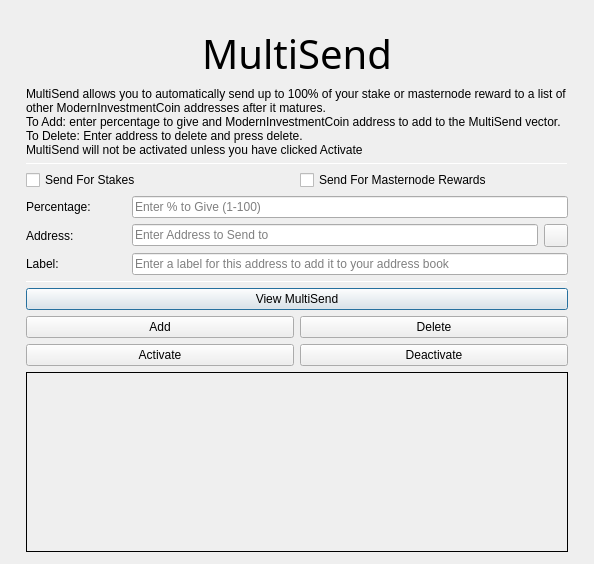
<?xml version="1.0" encoding="UTF-8"?>
<ui version="4.0">
 <class>MultiSendDialog</class>
 <widget class="QDialog" name="MultiSendDialog">
  <property name="windowModality">
   <enum>Qt::NonModal</enum>
  </property>
  <property name="geometry">
   <rect>
    <x>0</x>
    <y>0</y>
    <width>594</width>
    <height>526</height>
   </rect>
  </property>
  <property name="windowTitle">
   <string>MultiSend</string>
  </property>
  <layout class="QVBoxLayout" name="verticalLayout" stretch="0">
   <property name="leftMargin">
    <number>6</number>
   </property>
   <property name="topMargin">
    <number>6</number>
   </property>
   <property name="rightMargin">
    <number>6</number>
   </property>
   <property name="bottomMargin">
    <number>6</number>
   </property>
   <item>
    <layout class="QVBoxLayout" name="verticalLayout_Main" stretch="0,1,1,1,0,1,1,1">
     <property name="leftMargin">
      <number>20</number>
     </property>
     <property name="topMargin">
      <number>20</number>
     </property>
     <property name="rightMargin">
      <number>20</number>
     </property>
     <property name="bottomMargin">
      <number>20</number>
     </property>
     <item>
      <widget class="QLabel" name="multiSendHeader">
       <property name="font">
        <font>
         <family>Hind</family>
         <pointsize>30</pointsize>
         <weight>50</weight>
         <bold>false</bold>
        </font>
       </property>
       <property name="text">
        <string>MultiSend</string>
       </property>
       <property name="alignment">
        <set>Qt::AlignCenter</set>
       </property>
      </widget>
     </item>
     <item>
      <widget class="QLabel" name="label_2">
       <property name="lineWidth">
        <number>1</number>
       </property>
       <property name="text">
        <string>MultiSend allows you to automatically send up to 100% of your stake or masternode reward to a list of other ModernInvestmentCoin addresses after it matures.
To Add: enter percentage to give and ModernInvestmentCoin address to add to the MultiSend vector.
To Delete: Enter address to delete and press delete.
MultiSend will not be activated unless you have clicked Activate</string>
       </property>
       <property name="alignment">
        <set>Qt::AlignLeading|Qt::AlignLeft|Qt::AlignTop</set>
       </property>
       <property name="wordWrap">
        <bool>true</bool>
       </property>
      </widget>
     </item>
     <item>
      <widget class="Line" name="line">
       <property name="minimumSize">
        <size>
         <width>0</width>
         <height>1</height>
        </size>
       </property>
       <property name="maximumSize">
        <size>
         <width>16777215</width>
         <height>1</height>
        </size>
       </property>
       <property name="orientation">
        <enum>Qt::Horizontal</enum>
       </property>
      </widget>
     </item>
     <item>
      <layout class="QVBoxLayout" name="verticalLayout_Settings">
       <item>
        <layout class="QHBoxLayout" name="horizontalLayout">
         <item>
          <widget class="QCheckBox" name="multiSendStakeCheckBox">
           <property name="text">
            <string>Send For Stakes</string>
           </property>
          </widget>
         </item>
         <item>
          <widget class="QCheckBox" name="multiSendMasternodeCheckBox">
           <property name="text">
            <string>Send For Masternode Rewards</string>
           </property>
          </widget>
         </item>
        </layout>
       </item>
       <item>
        <layout class="QHBoxLayout" name="horizontalLayout_6">
         <item>
          <widget class="QLabel" name="label">
           <property name="minimumSize">
            <size>
             <width>100</width>
             <height>0</height>
            </size>
           </property>
           <property name="toolTip">
            <string>Percentage of stake to send</string>
           </property>
           <property name="text">
            <string>Percentage:</string>
           </property>
          </widget>
         </item>
         <item>
          <widget class="QLineEdit" name="multiSendPercentEdit">
           <property name="toolTip">
            <string>Enter whole numbers 1 - 100</string>
           </property>
           <property name="placeholderText">
            <string>Enter % to Give (1-100)</string>
           </property>
          </widget>
         </item>
        </layout>
       </item>
       <item>
        <layout class="QHBoxLayout" name="horizontalLayout_7">
         <item>
          <widget class="QLabel" name="label_5">
           <property name="minimumSize">
            <size>
             <width>100</width>
             <height>0</height>
            </size>
           </property>
           <property name="toolTip">
            <string>Address to send portion of stake to</string>
           </property>
           <property name="text">
            <string>Address:</string>
           </property>
          </widget>
         </item>
         <item>
          <widget class="QLineEdit" name="multiSendAddressEdit">
           <property name="toolTip">
            <string/>
           </property>
           <property name="placeholderText">
            <string>Enter Address to Send to</string>
           </property>
          </widget>
         </item>
         <item>
          <widget class="QToolButton" name="addressBookButton">
           <property name="maximumSize">
            <size>
             <width>16777215</width>
             <height>32</height>
            </size>
           </property>
           <property name="toolTip">
            <string>Choose an address from the address book</string>
           </property>
           <property name="text">
            <string/>
           </property>
           <property name="icon">
            <iconset resource="../modic.qrc">
             <normaloff>:/icons/address-book</normaloff>:/icons/address-book</iconset>
           </property>
           <property name="shortcut">
            <string>Alt+A</string>
           </property>
          </widget>
         </item>
        </layout>
       </item>
      </layout>
     </item>
     <item>
      <layout class="QHBoxLayout" name="horizontalLayout_3">
       <item>
        <widget class="QLabel" name="label_3">
         <property name="minimumSize">
          <size>
           <width>100</width>
           <height>0</height>
          </size>
         </property>
         <property name="text">
          <string>Label:</string>
         </property>
        </widget>
       </item>
       <item>
        <widget class="QLineEdit" name="labelAddressLabelEdit">
         <property name="placeholderText">
          <string>Enter a label for this address to add it to your address book</string>
         </property>
        </widget>
       </item>
      </layout>
     </item>
     <item>
      <widget class="Line" name="line_2">
       <property name="minimumSize">
        <size>
         <width>0</width>
         <height>1</height>
        </size>
       </property>
       <property name="maximumSize">
        <size>
         <width>16777215</width>
         <height>1</height>
        </size>
       </property>
       <property name="orientation">
        <enum>Qt::Horizontal</enum>
       </property>
      </widget>
     </item>
     <item>
      <layout class="QVBoxLayout" name="verticalLayout_Buttons">
       <item>
        <layout class="QHBoxLayout" name="horizontalLayout_4">
         <item>
          <widget class="QPushButton" name="viewButton">
           <property name="toolTip">
            <string/>
           </property>
           <property name="statusTip">
            <string>View MultiSend Vector</string>
           </property>
           <property name="text">
            <string>View MultiSend</string>
           </property>
          </widget>
         </item>
        </layout>
       </item>
       <item>
        <layout class="QHBoxLayout" name="horizontalLayout_2">
         <item>
          <widget class="QPushButton" name="addButton">
           <property name="toolTip">
            <string/>
           </property>
           <property name="statusTip">
            <string>Add to MultiSend Vector</string>
           </property>
           <property name="text">
            <string>Add</string>
           </property>
          </widget>
         </item>
         <item>
          <widget class="QPushButton" name="deleteButton">
           <property name="toolTip">
            <string/>
           </property>
           <property name="statusTip">
            <string>Delete Address From MultiSend Vector</string>
           </property>
           <property name="text">
            <string>Delete</string>
           </property>
          </widget>
         </item>
        </layout>
       </item>
       <item>
        <layout class="QHBoxLayout" name="horizontalLayout_5">
         <item>
          <widget class="QPushButton" name="activateButton">
           <property name="statusTip">
            <string>Activate MultiSend</string>
           </property>
           <property name="text">
            <string>Activate</string>
           </property>
          </widget>
         </item>
         <item>
          <widget class="QPushButton" name="disableButton">
           <property name="statusTip">
            <string>Deactivate MultiSend</string>
           </property>
           <property name="text">
            <string>Deactivate</string>
           </property>
          </widget>
         </item>
        </layout>
       </item>
      </layout>
     </item>
     <item>
      <widget class="QLabel" name="message">
       <property name="minimumSize">
        <size>
         <width>0</width>
         <height>180</height>
        </size>
       </property>
       <property name="frameShape">
        <enum>QFrame::Panel</enum>
       </property>
       <property name="frameShadow">
        <enum>QFrame::Plain</enum>
       </property>
       <property name="lineWidth">
        <number>1</number>
       </property>
       <property name="midLineWidth">
        <number>1</number>
       </property>
       <property name="text">
        <string/>
       </property>
       <property name="alignment">
        <set>Qt::AlignLeading|Qt::AlignLeft|Qt::AlignTop</set>
       </property>
       <property name="wordWrap">
        <bool>true</bool>
       </property>
      </widget>
     </item>
    </layout>
   </item>
  </layout>
 </widget>
 <resources>
  <include location="../modic.qrc"/>
 </resources>
 <connections/>
</ui>
